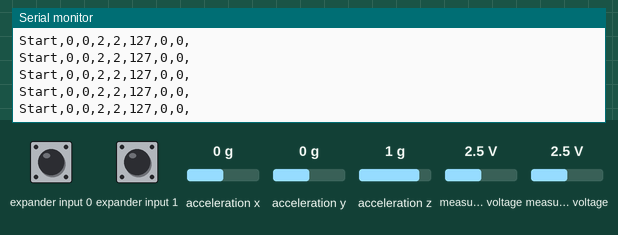
Recording of a sketch running on a simulated Arduino Uno, built with avr-gcc and run on an emulated ATmega328P. Shown: the last lines printed to the serial monitor. Wiring (inferred from the names in the program): Wii Nunchuk at I2C address 0x52. The test bench sets the inputs (shaded band); at power-on: acceleration x 0 g, measured voltage 2.5 V, expander input 0 HIGH, expander input 1 HIGH, acceleration y 0 g, acceleration z 1 g.

Above: at 1.3 s.
1.4 s: acceleration x set to -1.4 g
At 1.9 s:
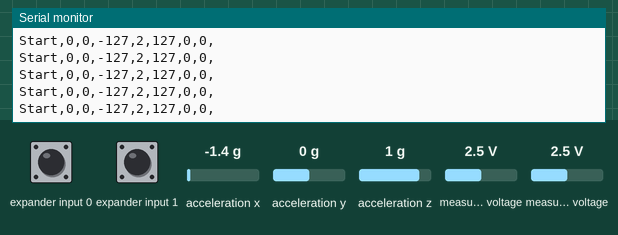
4.4 s: measured voltage (sensor 200) set to 1.2 V
At 5.4 s:
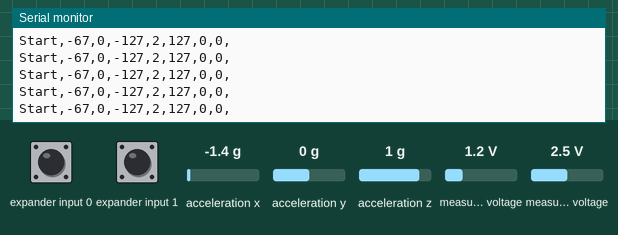
7.4 s: measured voltage (sensor 201) set to 0.1 V
At 7.9 s:
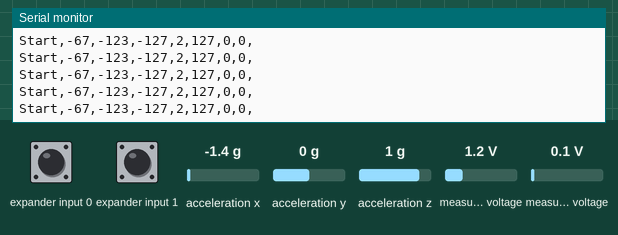
10.4 s: expander input 0 pulled LOW for 0.15 s
13.5 s: expander input 1 pulled LOW for 1 s
At 14.1 s:
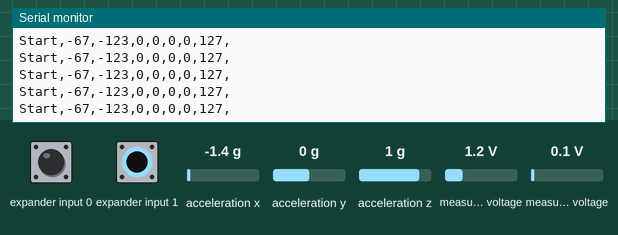
17.5 s: acceleration y set to -1.4 g
At 18.2 s:
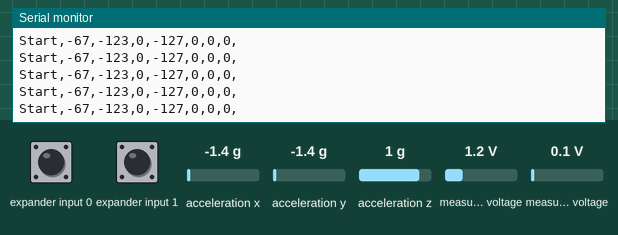
Timing chart, 0 to 20.5 s (numbered marks = the images above; inputs shaded):
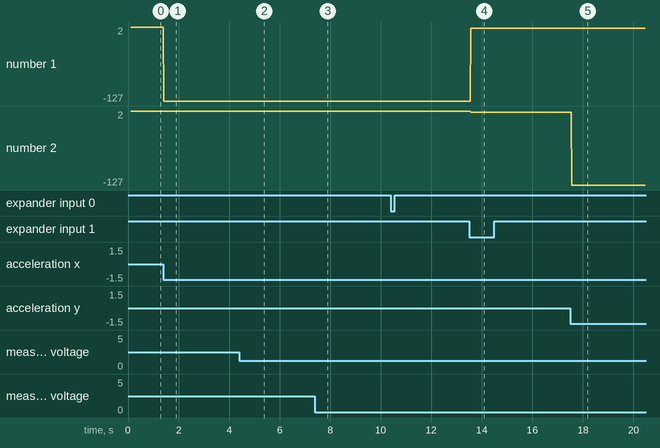

Measured:
- after the input at 1.4 s, the serial monitor: prints a new line at once (image 1)
- after the input at 4.4 s, the serial monitor: prints a new line at once (image 2)
- after the input at 7.4 s, the serial monitor: prints a new line after 0.07 s (image 3)
- after the input at 13.5 s, the serial monitor: prints a new line after 0.07 s (image 4)
- after the input at 17.5 s, the serial monitor: prints a new line after 0.07 s (image 5)
- plotted number 1: 2 → -127 after the input at 1.4 s
- plotted number 2: 0 → -127 after the input at 17.5 s

The sketch:

Nunchuk_Test.ino
```cpp
/*출처 : 아두이노 쿡북
  최종수정 : www.kocoafab.cc */
#include <Wire.h> // Wire 라이브러리를 초기화 합니다.
const int vccPin = A3;// 아날로그 3 핀이 눈차크의 전원을 제공합니다.
const int gndPin = A2;// 아날로그 2 핀이 그라운드 를 제공합니다.


const int dataLength =6;// 요청할 데이터의 길이(바이트의 수)를 정합니다.
static byte rawData[dataLength];// 눈차크 데이터를 저장할 배열을 설정합니다.
int offsetX, offsetY, offsetZ;

enum nunchuckItems { JOY_X, JOY_Y, ACCEL_X, ACCEL_Y, ACCEL_Z, BTN_Z, BTN_C };
// 각각 조이스틱 x축, 조이스틱 y축, 가속도 y, 가속도 z , 버튼 z , 버튼 c 를 배열합니다.

void setup(){ //전원핀의 초기상태를 안정화 하기 위해 아래의 설정을 합니다.
  pinMode(gndPin, OUTPUT);//그라운드핀을 출력으로 설정합니다
  pinMode(vccPin, OUTPUT);// 전원핀을 출력으로 설정합니다.
  digitalWrite(gndPin,LOW);//그라운드 핀을 low상태로 설정합니다.
  digitalWrite(vccPin,HIGH);// 전원핀을 high상태로 설정합니다.
  delay(100);//100밀리 초동안 대기합니다.

  Serial.begin(9600); //시리얼 통신을 준비합니다.
  nunchuckInit();// 눈차크와의 I2C 통신을 설정합니다.

}

void loop()
{
  nunchuckRead();
 /*
  int acceleration = getValue(accelX);
  if((acceleration >= 75) && (acceleration <= 185))
  {
    byte x = map(acceleration, 75,185,0,63);
    //map함수는 75부터 185 사이의 값에 대해 0부터 63 사이의 값을 반환 합니다.
    Serial.write(x);
  }
 */


  delay(6);
  boolean btnC = nunchuckGetValue(BTN_C);
  boolean btnZ = nunchuckGetValue(BTN_Z);

  if(btnC) {
    offsetX = 127 - nunchuckGetValue(ACCEL_X);
    offsetY = 127 - nunchuckGetValue(ACCEL_Y);
    offsetZ = 127 - nunchuckGetValue(ACCEL_Z);
  }

  Serial.print("Start,");
  printJoy(nunchuckGetValue(JOY_X));
  printJoy(nunchuckGetValue(JOY_Y));
  printAccel(nunchuckGetValue(ACCEL_X), offsetX);
  printAccel(nunchuckGetValue(ACCEL_Y), offsetY);
  printAccel(nunchuckGetValue(ACCEL_Z), offsetZ);
  printButton(nunchuckGetValue(BTN_Z));
  printButton(nunchuckGetValue(BTN_C));

  // 프로세싱에서 자료를 받아서 분석 하기 위해 "Data, 조이패드 X값, 조이패드 Y값, Z버튼, 가속도 Y값, 가속도 X값" 순서로 보낸다.
  // 프로세싱에서는 아두이노에서 보낸 값을 " , " 로 나눠서 값을 저장한다.

  Serial.println();

  delay(20);
}

void nunchuckInit()
{
  Wire.begin(); //i2c 버스에 연결합니다.
  Wire.beginTransmission(0x52);// 0x52로 전송합니다.
  Wire.write((byte)0x40);//메모리 주소를 전송합니다.
  Wire.write((byte)0x00);//0을 전송합니다.
  Wire.endTransmission();//전송종료
}

// 눈차크에게 데이터를 요청합니다.
static void nunchuckRequest()
{
  Wire.beginTransmission(0x52);//0x52로 전송합니다.
  Wire.write((byte)0x00);//1을 전송합니다.
  Wire.endTransmission();//전송종료
}

//눈차크로부터 데이터를 수신합니다.
boolean nunchuckRead()
{
  int cnt = 0;
  Wire.requestFrom (0x52,dataLength);//데이터 요청
  while(Wire.available()){
    rawData[cnt] = nunchuckDecode(Wire.read());
    cnt++;
  }
  nunchuckRequest();//다음 데이터 요청
  if (cnt >= dataLength)
  return true;//6바이트가 수신되면 성공
  else
  return false;
}

static char nunchuckDecode (byte x){// 데이터를 인코딩 합니다.
  return (x ^ 0x17) + 0x17;
}
int nunchuckGetValue(int item)
{
  if(item <=ACCEL_Z)
  return (int)rawData[item];
  else if (item == BTN_Z)
  return bitRead(rawData[5],0) ? 0:1;
  else if (item ==BTN_C)
  return bitRead(rawData[5],1)? 0: 1;
}

void printAccel(int value, int offset){ // 가속도 값을 출력 하는 함수
  Serial.print(adjReading(value, 127-50, 127+50, offset));
  Serial.print(",");
}

void printJoy(int value){ // 조이패드 값을 출력하는 함수
  Serial.print(adjReading(value,0, 255, 0));
  Serial.print(",");
}

void printButton(int value){ // 버튼 값을 출력하는 함수
  if( value != 0)
     value = 127;
  Serial.print(value,DEC);
  Serial.print(",");
}

int adjReading( int value, int min, int max, int offset){ // 받은 값의 범위를 재설정 해주는 함수
   value = constrain(value + offset, min, max);
   // 범위 한정(min값 보다 낮을경우 min값으로, max값보다 클 경우 max값으로 바꿔준다.)
   value = map(value, min, max, -127, 127); // 값의 범위 재설정
   return value;
}
```
